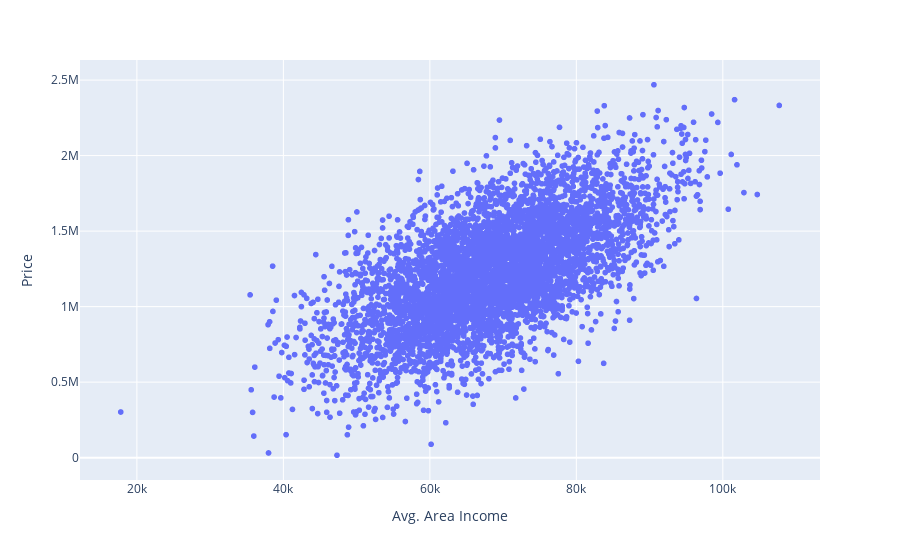

Here is the notebook cell this chart was saved with:
### Code cell
px.scatter(df,x='Avg. Area Income',y='Price')

### Figure 1 — Plotly figure (JSON) as saved in the notebook; plotly's stock layout.template omitted (floating-point values rounded to 4 significant figures; data arrays with more than 128 entries replaced by an {"elided": "..."} marker saying what was removed)
{"data": [{"hovertemplate": "Avg. Area Income=%{x}<br>Price=%{y}<extra></extra>", "legendgroup": "", "marker": {"color": "#636efa", "symbol": "circle"}, "mode": "markers", "name": "", "showlegend": false, "type": "scattergl", "x": {"elided": "5000 float values"}, "xaxis": "x", "y": {"elided": "5000 float values"}, "yaxis": "y"}], "layout": {"legend": {"tracegroupgap": 0}, "margin": {"t": 60}, "xaxis": {"anchor": "y", "domain": [0, 1], "title": {"text": "Avg. Area Income"}}, "yaxis": {"anchor": "x", "domain": [0, 1], "title": {"text": "Price"}}}}
